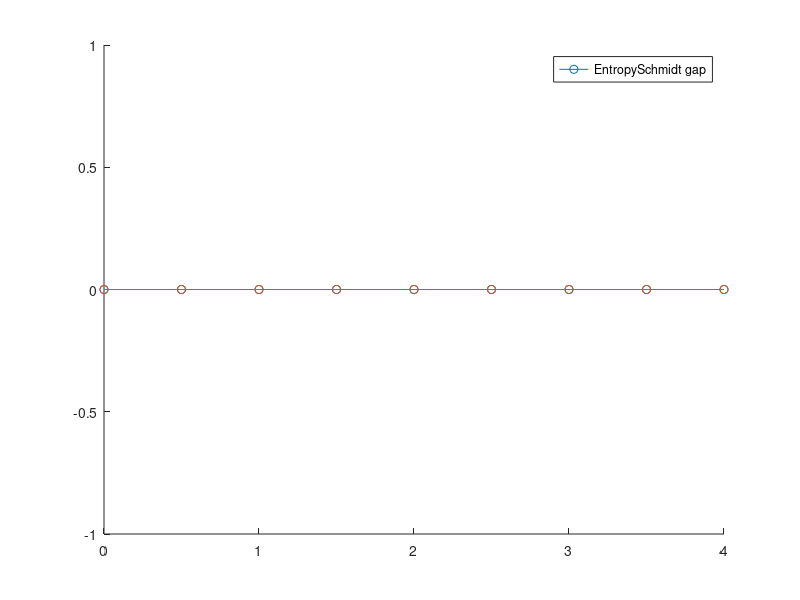

This figure's MATLAB source:
% Function to read results of the superfermion TNT calculation

function GAP_C_S

clear; clc;

% System and lead parameters
L = 64; % Number of system sites.
J=1;
U=-2;
V=[0,0.5,1,1.5,2,2.5,3,3.5,4];
a=0.1;
chi=400;

Entr=zeros(size(V));%9,1);
Schmidt_Gap=zeros(size(V));%9,1);
disp(size(Schmidt_Gap))
% extra= ['./U' num2str(U) '_L' num2str(L) '/'];
% disp(extra)

for i=1:9
  
%Entang_chi200_GS_FH_NNN_L64_[33_33]_J1_U-2_V1.5_a0.1_chi1000    
fname = ['Entang_chi200_GS_FH_NNN_L' num2str(L) '_[32_32]_J' num2str(J) '_U' num2str(U) '_V' num2str(V(i)) '_a' num2str(a) '_chi1000.mat'];
check = exist(fname);

if check == 2    
    disp([ 'L' num2str(L) '_[32_32]_J' num2str(J) '_U' num2str(U) '_V' num2str(V(i)) '_a' num2str(a) '_chi1000.mat']);
    load(fname); % Load file
    Entr(i)=Entropy(end);
    Schmidt_Gap(i)=Schmidt_coeff(1).^2-Schmidt_coeff(2).^2;
    disp( ["Entropy=" num2str(Entropy(end)) ] );
    disp(["Schmidt gap= " num2str(Schmidt_Gap(i))]);
end

end

hold on 
P1=plot(V,Entr,"-o");
L1="Entropy";
P2=plot(V,Schmidt_Gap,"-o");
L2="Schmidt gap";
legend([P1,P2],[L1,L2]);